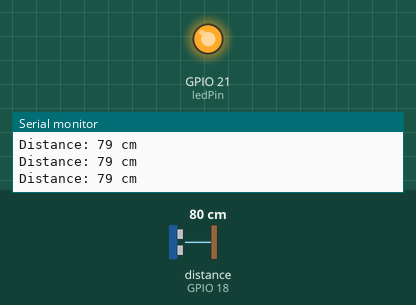
The sketch below on a simulated ESP32. Parts: output pins drawn as LEDs (lit = HIGH), the last lines printed to the serial monitor. Wiring (inferred from the names in the program): ultrasonic range finder: trigger GPIO 5; echo GPIO 18. Inputs (shaded band) come from the test bench; at power-on: distance to the obstacle (sensor on GPIO 18) 80 cm. The echo pulse lasts 58.3 µs per cm; pins used as bus, display or sensor lines are not drawn.

Above: at 1.2 s.
1.3 s: distance to the obstacle (sensor on GPIO 18) set to 95 cm
2.8 s: distance to the obstacle (sensor on GPIO 18) set to 103 cm
At 3.6 s:
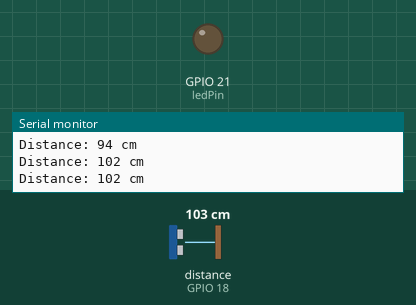
4.5 s: distance to the obstacle (sensor on GPIO 18) set to 2 cm
At 5.7 s:
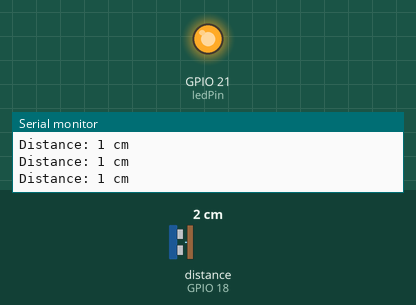
6.0 s: distance to the obstacle (sensor on GPIO 18) set to 120 cm
At 7.3 s:
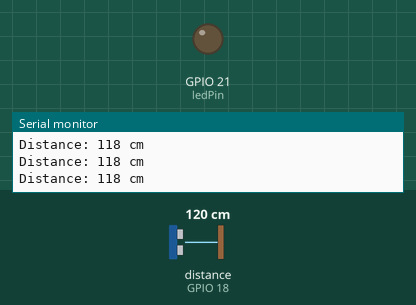
Timing chart, 0 to 8.6 s (numbered marks = the images above; inputs shaded):
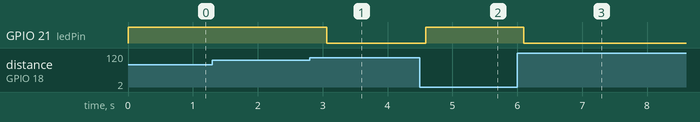

The sketch:

Ultrasonic_Sensor_Workshop.ino
```cpp
/* ------------------------------------------------------
   Ultrasonic Distance Sensor with ESP32
   ------------------------------------------------------
   Connections:
   Ultrasonic VCC  -> ESP32 3V3
   Ultrasonic GND  -> ESP32 GND
   Ultrasonic TRIG -> GPIO 5
   Ultrasonic ECHO -> GPIO 18
   LED (+)         -> GPIO 21
   LED (-)         -> 220 Ohm Resistor -> ESP32 GND
   ------------------------------------------------------ */

const int trigPin = 5;      // Sends the ultrasonic pulse
const int echoPin = 18;     // Receives the reflected pulse
const int ledPin  = 21;     // Warns when an object is close

const int alertDistance = 100;   // Distance (cm) below which LED turns on

void setup() {
  Serial.begin(115200);     // For printing readings to Serial Monitor

  pinMode(trigPin, OUTPUT);
  pinMode(echoPin, INPUT);
  pinMode(ledPin, OUTPUT);
}

// Sends a trigger pulse and calculates distance from echo time
long getDistance() {
  // Make sure the trigger pin starts LOW
  digitalWrite(trigPin, LOW);
  delayMicroseconds(2);

  // Send a 10 microsecond HIGH pulse to trigger the sensor
  digitalWrite(trigPin, HIGH);
  delayMicroseconds(10);
  digitalWrite(trigPin, LOW);

  // Measure how long the echo pin stays HIGH (in microseconds)
  long duration = pulseIn(echoPin, HIGH);

  // Convert travel time into distance using speed of sound
  // Speed of sound = 0.034 cm/us, divide by 2 for round trip
  long distance = duration * 0.034 / 2;

  return distance;
}

void loop() {
  long distanceCm = getDistance();

  Serial.print("Distance: ");
  Serial.print(distanceCm);
  Serial.println(" cm");

  // Turn the LED on only if a valid object is detected nearby
  bool objectNear = (distanceCm > 0 && distanceCm < alertDistance);
  digitalWrite(ledPin, objectNear ? HIGH : LOW);

  delay(300);   // Small pause before the next reading
}

// Unlike I²C, SPI, or UART where devices exchange structured data bit by bit, the ultrasonic sensor doesn't "talk" in that sense. It uses something much simpler:

// TRIG pin = a button you press. The ESP32 briefly presses this "button" to tell the sensor to send out a sound wave.
// ECHO pin = a stopwatch signal. The sensor turns this pin ON the instant it sends the sound, and turns it OFF the instant it hears the sound come back. The ESP32 just times how long it stayed ON.
// Longer ON time = object is farther away. Shorter ON time = object is closer.

// That's it — there's no data packet, no addresses, no clock line. It's just two wires and precise timing, which is why it's often called a trigger-echo or pulse-timing method rather than a "communication protocol" in the traditional sense
```

Measured:
- the behaviour switches between 100 and 101 cm on distance to the obstacle (sensor on GPIO 18) (found by bisection; images 0 and 1)
- after the input at 2.8 s, GPIO 21 (ledPin): HIGH → LOW after 0.26 s
- after the input at 4.5 s, GPIO 21 (ledPin): LOW → HIGH after 0.09 s
- after the input at 6.0 s, GPIO 21 (ledPin): HIGH → LOW after 0.10 s
